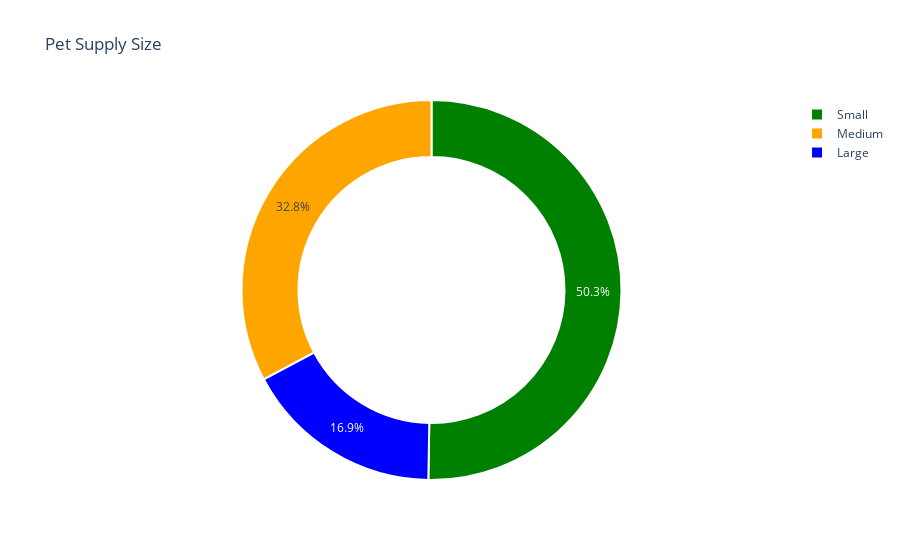

Notebook cell for this chart:
### Code cell
import plotly.graph_objs as go
# Define the colors and labels for the pie chart
colors = ['green', 'orange', 'blue', 'red']
labels = count_size.index

# Create a pie chart trace with custom colors and labels
trace = go.Pie(labels=labels, values=count_size.values, hole=0.7,
               marker=dict(colors=colors, line=dict(color='white', width=2)))

# Create a layout with a custom title
layout = go.Layout(title='Pet Supply Size')

# Create a figure with the trace and layout, and display it
fig = go.Figure(data=[trace], layout=layout)
fig.show()

### Figure 1 — Plotly figure (JSON) as saved in the notebook; plotly's stock layout.template omitted (floating-point values rounded to 4 significant figures)
{"data": [{"hole": 0.7, "labels": ["Small", "Medium", "Large"], "marker": {"colors": ["green", "orange", "blue", "red"], "line": {"color": "white", "width": 2}}, "type": "pie", "values": [754, 492, 254]}], "layout": {"title": {"text": "Pet Supply Size"}}}
